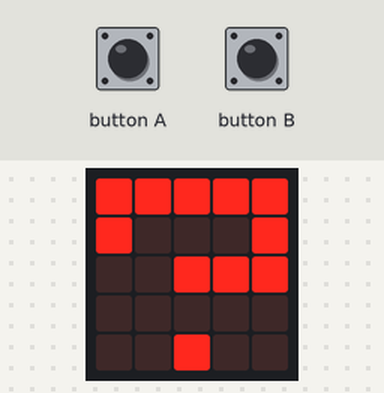
This program was run on a simulated BBC micro:bit (MakeCode). Shown: the board's 5×5 LED display. The inputs (shaded band) are chosen by the test bench. A reset restarts the program.

Above: at 1.6 s.
1.7 s: button A pressed for 0.15 s
At 3.0 s:
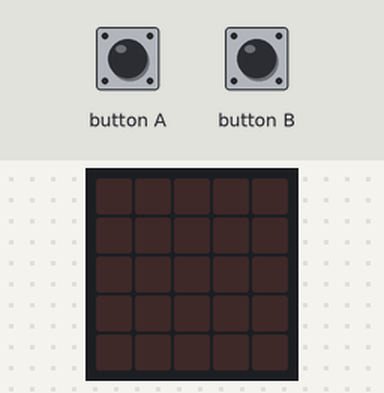
4.1 s: button B pressed for 0.15 s
At 4.8 s:
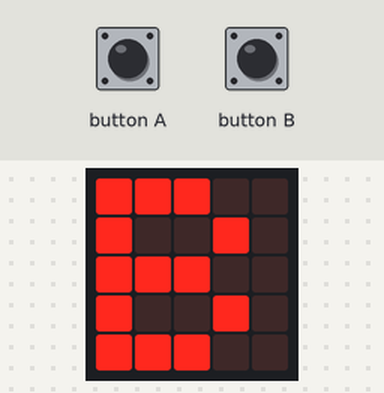
6.5 s: button A pressed 5 times (0.12 s each, 0.3 s apart)
At 8.0 s:
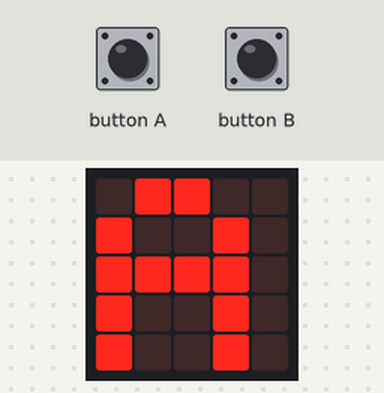
Timing chart, 0 to 9.5 s (numbered marks = the images above; inputs shaded):
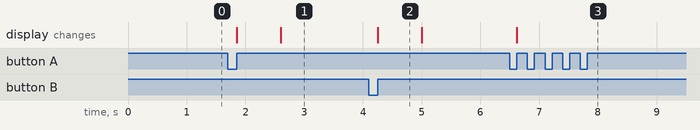

Measured:
- after the input at 1.7 s, the display: first changes after 0.15 s (image 1 shows a later state)
- after the input at 4.1 s, the display: changes after 0.15 s (image 2)
- after the input at 6.5 s, the display: changes after 0.12 s (image 3)
- what the display in image 2 shows lasts 0.7 s, from 4.3 s to 5.0 s

The program:

main.ts
```typescript
input.onButtonPressed(Button.A, function () {
    codeJoueur = "" + codeJoueur + "A"
    basic.showString("A")
    verifcle()
    basic.clearScreen()
})
input.onButtonPressed(Button.B, function () {
    codeJoueur = "" + codeJoueur + "B"
    basic.showString("B")
    verifcle()
    basic.clearScreen()
})
function verifcle () {
    if (codeJoueur == codeAB) {
        basic.clearScreen()
        basic.showString(motSecret)
        control.reset()
    } else if (codeJoueur.length > codeAB.length) {
        basic.showIcon(IconNames.No)
        basic.pause(2000)
        basic.clearScreen()
        control.reset()
    }
}
let codeJoueur = ""
let codeAB = ""
let motSecret = ""
motSecret = "KARASU81271"
codeAB = "BABAAB"
codeJoueur = ""
basic.showLeds(`
    # # # # #
    # . . . #
    . . # # #
    . . . . .
    . . # . .
    `)
```

test.ts
```typescript
// les tests vont ici ; cela ne sera pas compilé si ce paquet est utilisé en tant qu'extension.
```
